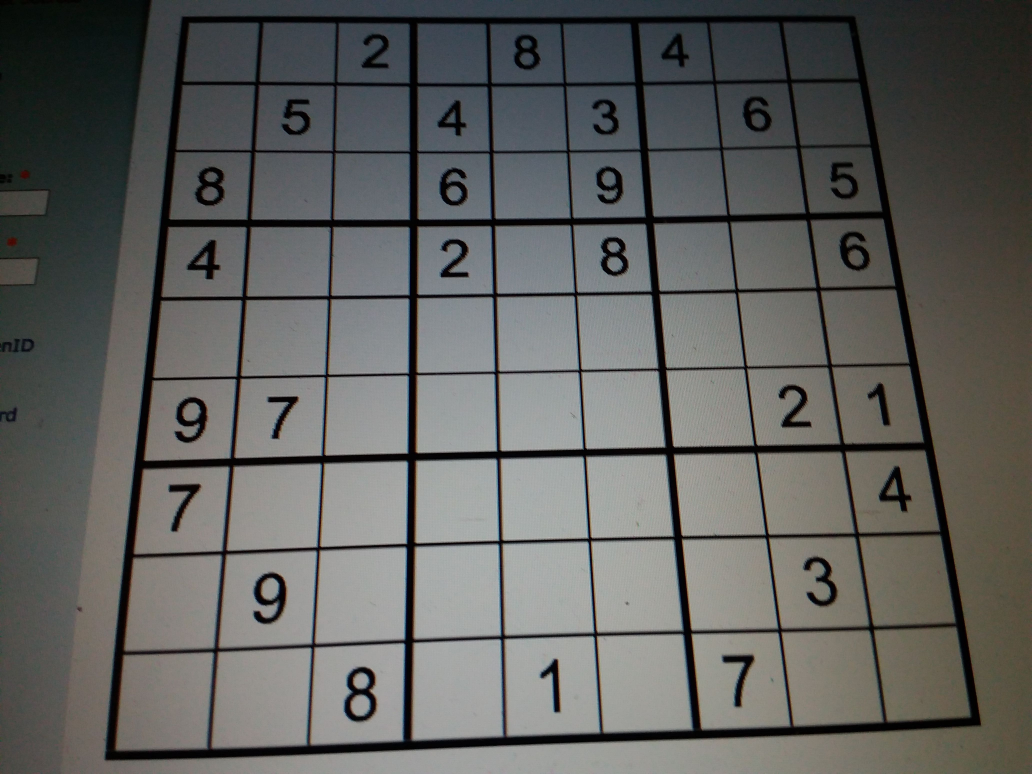
//> input picture data/img1.jpg, 4128 x 3096 px (shown at 1/4 size)
$ ./test3 data/img1.jpg   (built with g++ and OpenCV 4)
//> lines starting //> are read from the running program, lines starting //| are printed output that depends on the picture; after the words box and inside, x2 and y2 are one past the last pixel; in counts of white or black regions, pixels touching at a corner belong together
### sudoku_solver.h
#include<iostream>
using namespace std;
// [57 lines left out: functions possible, next, sudoku, solve, not called in this run]

### test3.cpp
#ifndef STD_LIBS
#define STD_LIBS
#include "opencv2/imgproc/imgproc.hpp"
#include <tesseract/baseapi.h>
#include <leptonica/allheaders.h>
#include "opencv2/highgui/highgui.hpp"
#include "sudoku_solver.h"
#include "reproject.h"
#include <cstdlib>
#include <iostream>
#include <cstdio>
#include <cstring>
#include <algorithm>
#include <vector>
#include <map>
#include <set>
#endif

#define RM_WHITE 3
#define THRESH_CONT_AREA 0
#define THRESH_VALUE 100
#define THRESH_NUM_DIFF 3.00
#define AREA_THRESH_MIN 2200
#define AREA_THRESH_MAX 2700
#define THRESH_VAR 0
#define Square(a) ((a)*(a))

using namespace std;
using namespace cv;
vector<vector<Point> > contours, transf_contours, transf_contours2;
vector<vector<Point> > approx_poly;
vector<Vec4i> hierarchy, transf_hierarchy, transf_hierarchy2;
int sudoku_num[9][9];
Mat box[82];
const int BORDER_REMOVE_P = 0;

void swap_point(Point& p1, Point& p2) {
	Point temp;
	temp = p1;
	p1 = p2;
	p2 = temp;
}

void sort_boundaryPoints( vector<Point>& points ) {
	vector<Point>::iterator it,temp;
	int s = 1,x,y;
	while(s != 0) {
		s = 0;
		for(it = points.begin()+1 ; it != points.end() ; it++) {
			if((it-1)->x > it->x) {
				swap_point(*(it-1), *it);
				s++;
			}
		}
	}
	if(points[0].y > points[1].y) {
		swap_point(points[0],points[1]);
	}
	if(points[2].y < points[3].y) {
		swap_point(points[2],points[3]);
	}
}

int FindIndex( Point2f mid_pt, int cols, int rows ) {
	int i,j,mc=9999,mr=9999,ind_x,ind_y;
	for(i = 1 ; i <= 9 ; i++) {
		if ( abs(mid_pt.x - (2*i-1)*(cols/18)) < mc ) {
			ind_x = i-1;
			mc = abs(mid_pt.x - (2*i-1)*(cols/18));
		}
		if ( abs(mid_pt.y - (2*i-1)*(rows/18)) < mr ) {
			ind_y = i-1;
			mr = abs(mid_pt.y - (2*i-1)*(rows/18));
		}
	}
	return (9*ind_x + ind_y);
}

bool comp(const pair<int, int>&i, const pair<int, int>&j) {
	return i.second + i.first < j.second + j.first;
}

// [104 lines left out: functions remove_whiteBorders, bound_rect_error, adaptive_otsuThresholding, get_varience, not called in this run]
const int Thresh = 500;

// [15 lines left out: function can_be_no2, not called in this run]

bool can_be_Number( Mat& img, int width, int height ) {
	int i, j, cnt = 0, b = 0;
	double ratio, area = width*height, wh;
	Mat edge = Mat::zeros (img.rows, img.cols, CV_8UC1);
	for(i = RM_WHITE ; i < height - RM_WHITE ; i++) {
		for(j = RM_WHITE ; j < width - RM_WHITE ; j++) {
			int dx = ( img.at<uchar>(i,j+1) - img.at<uchar>(i,j) );
			int dy = ( img.at<uchar>(i+1,j) - img.at<uchar>(i,j) );
			if( dx*dx + dy*dy > Thresh ) {
				edge.at<uchar>(i,j) = 0;
				++cnt;
			}
			else
				edge.at<uchar>(i,j) = 255;
		}
		//if( abs(img.at<uchar>(j,i) - img.at<uchar>(j,i-1)) >= THRESH_NUM ) cnt++;
	}
	int num = (double)(THRESH_NUM_DIFF/100.00)*(area);
	return ( cnt >= num);
}


int check[82] = {0};

int main (int argc, char *argv[]) {

	//////////////////////////////////////// INITIALIZATION /////////////////////////////////
	Mat src, img = imread(argv[1]);
//> img is the input picture: 3096 rows x 4128 cols, CV_8UC3; mean B, G, R 94.1, 96.5, 96
	Mat persp_transf, sudoku_box;
	resize( img, img, Size(500,500) );
//> img: 500 rows x 500 cols, CV_8UC3
	imshow ("Original Image", img);
	//waitKey(0);
	cout << " img  dimensions : " << img.rows << " " << img.cols << " " << img.type() << " " << img.channels() << endl;
//|  img  dimensions : 500 500 16 3
	Mat M,kernel;
	src = img.clone();
	const int w = img.cols, h = img.rows;
	double contour_areas=0,temp;
	int count = 0,i,j,T,r,b,c,thresh=200;
	vector<Point> corners;
	Point2f transf_pts[4],corner_pts[4];

	cvtColor( img, img, COLOR_BGR2GRAY );
//> img: 500 rows x 500 cols, CV_8UC1
	sudoku_box = Mat::zeros( img.rows, img.cols, CV_8UC1 );
	GaussianBlur( img, img, Size(5,5), 0, 0, BORDER_DEFAULT );
	kernel = getStructuringElement( MORPH_RECT, Size(3,3) );

	//erode( img, img, kernel, Point(-1,-1), 1 );
	//dilate( img, img, kernel, Point(-1,-1), 1 );
	//threshold( persp_transf_8UC1, persp_transf_8UC1, 0, 255, CV_THRESH_BINARY_INV | CV_THRESH_OTSU );
	adaptiveThreshold( img, img, 255, ADAPTIVE_THRESH_GAUSSIAN_C, THRESH_BINARY, 11, 2 );
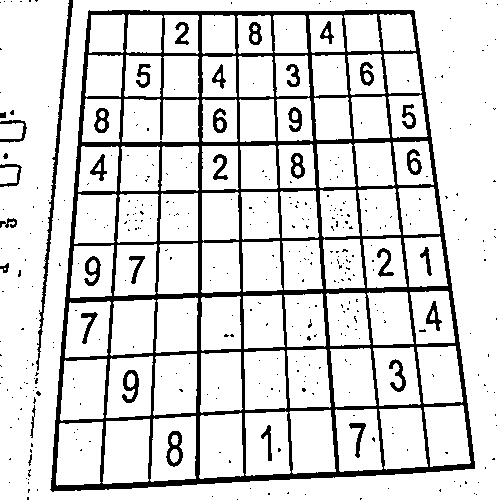
//> img: 500 rows x 500 cols, CV_8UC1; 85.1% white; 393 black regions (357 under 20 px), largest, box (x1, y1, x2, y2) and area: (50, 10, 475, 492) 29580, (36, 0, 73, 371) 1247, (166, 431, 183, 467) 302
	for(i = 0 ; i < img.rows ; i++) {
		for(j = 0 ; j < img.cols ; j++) {
			if(img.at<uchar>(i,j) > 200) img.at<uchar>(i,j) = 0;
			else img.at<uchar>(i,j) = 255;
		}
	}
//> img: 500 rows x 500 cols, CV_8UC1; 14.9% white; 393 white regions (357 under 20 px)
	persp_transf = Mat::zeros( img.rows, img.cols, CV_8UC1 );
	persp_transf.setTo(Scalar(255));
	////////////////////////////////////////////////////////////////////////////////////////

	////////////////////////////// FINDING SUDOKU BOX /////////////////////////////////////
	findContours( img, contours, hierarchy, RETR_TREE, CHAIN_APPROX_SIMPLE);
//> contours = 493 contours, 361 with area under 20; largest, box (x1, y1, x2, y2) and area: (50, 10, 475, 492) 176396, (121, 98, 200, 143) 3218, (101, 418, 151, 485) 2878, (149, 415, 197, 483) 2841, (55, 421, 104, 487) 2792
	int idx = 0;
	for(i = 0, j = 0 ; i < contours.size() ; i++) {
		temp = contour_areas;
		contour_areas = max(contour_areas,(contourArea(contours[i],false)));
		if(contour_areas != temp) j = i;
	}
//> this loop made 493 passes
//> (temp, contour_areas) on passes 35 to 37: (10, 27.5), (27.5, 27.5), (27.5, 27.5)
//> after the loop, contour_areas = 176396.5
	drawContours( sudoku_box, contours, j, Scalar(255), 2, 8 );
//> sudoku_box: 500 rows x 500 cols, CV_8UC1; 2.1% white; 1 white region


	approx_poly.resize(1);
	approxPolyDP( contours[j], approx_poly[0], 0.01*arcLength(contours[j], true), true);  // OBTAINING CORNER POINTS
//> approx_poly = 1 contour; box (x1, y1, x2, y2) and area: (50, 10, 475, 490) 175371

	vector<Point>::iterator it;

	sort_boundaryPoints(approx_poly[0]);
//> the loop in sort_boundaryPoints, `while(s != 0)` made 2 passes
//> s on passes 1 to 2: 2, 0
//> after the loop in sort_boundaryPoints, `while(s != 0)`: s = 0
//> in swap_point, `temp = p1;`: temp = Point(50, 489)
//> in swap_point, `p1 = p2;`: p1 = Point(89, 10)
//> in swap_point, `p2 = temp;`: p2 = Point(50, 489)
//> in sort_boundaryPoints, `swap_point(points[0],points[1]);`: points = 4 Points (x, y): [89, 10], [50, 489], [414, 11], [474, 468]
//> in sort_boundaryPoints, `swap_point(points[2],points[3]);`: points = 4 Points (x, y): [89, 10], [50, 489], [474, 468], [414, 11]

	drawContours( sudoku_box, approx_poly, 0, Scalar(255), 2, 8 );
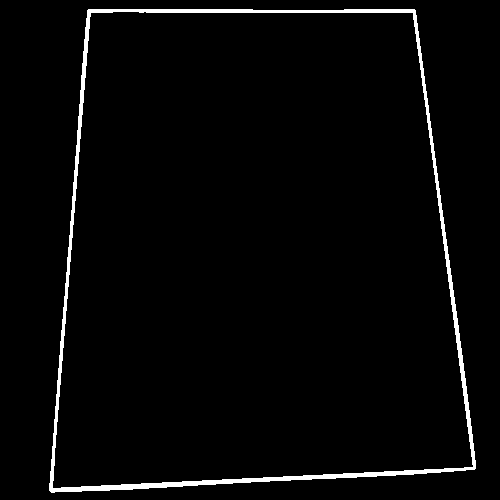
//> sudoku_box: 500 rows x 500 cols, CV_8UC1; 2.6% white; 1 white region, box (x1, y1, x2, y2) and area: (49, 9, 476, 493) 6556
	//imshow("sudoku_box",sudoku_box);
	//waitKey(0);
	////////////////////////////////////////////////////////////////////////////////////////////

	///////////////////////////// PERSPECTIVE TRANSFORMATION ///////////////////////////////////
	i = 0;
	for(it = approx_poly[0].begin() ; it != approx_poly[0].end() ; it++) {
		corner_pts[i] = Point2f( it->x, it->y );
		i++;
	}
//> this loop made 4 passes
//> after the loop, i = 4
	transf_pts[0] = Point2f(0,0);
	transf_pts[1] = Point2f(0,img.rows);
	transf_pts[2] = Point2f(img.cols,img.rows);
	transf_pts[3] = Point2f(img.cols,0);

	M = getPerspectiveTransform( corner_pts, transf_pts);
//> M = [[1.48, 0.12, -132.7], [-0.0042, 1.37, -13.29], [-0.000112, 0.000643, 1]]
	Mat inv_M =  getPerspectiveTransform( transf_pts, corner_pts);
//> inv_M = [[0.681, -0.102, 89], [0.00282, 0.725, 10], [7.43e-05, -0.000478, 1]]
	Mat src_gray, contours_img, num_extraction_img;
	warpPerspective( src, persp_transf, M, persp_transf.size(), INTER_LINEAR, BORDER_CONSTANT);
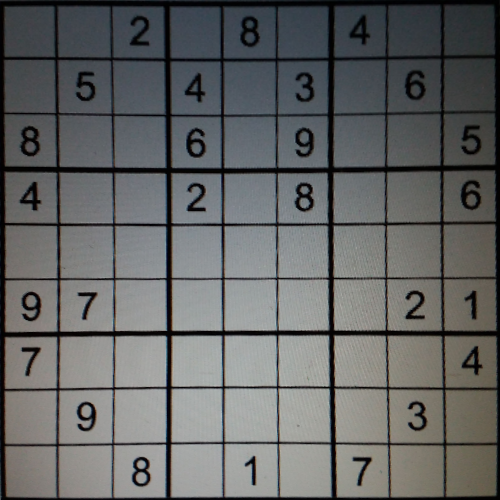
//> persp_transf: 500 rows x 500 cols, CV_8UC3; mean B, G, R 100.7, 101, 99.6
	Mat persp_transf_8UC1;
	cvtColor(persp_transf, persp_transf_8UC1, COLOR_BGR2GRAY);
	//threshold( persp_transf_8UC1, persp_transf_8UC1, 0, 255, CV_THRESH_BINARY_INV | CV_THRESH_OTSU );
	//imshow("tesr", persp_transf_8UC1);

	GaussianBlur( persp_transf_8UC1, persp_transf_8UC1, Size(5,5), 0, 0, BORDER_DEFAULT );
	kernel = getStructuringElement( MORPH_RECT, Size(3,3) );
	//dilate( persp_transf_8UC1, persp_transf_8UC1, kernel, Point(-1,-1), 1 );
	//erode( persp_transf_8UC1, persp_transf_8UC1, kernel, Point(-1,-1), 1 );
	adaptiveThreshold( persp_transf_8UC1, persp_transf_8UC1, 255, ADAPTIVE_THRESH_GAUSSIAN_C, THRESH_BINARY_INV, 11, 0 );
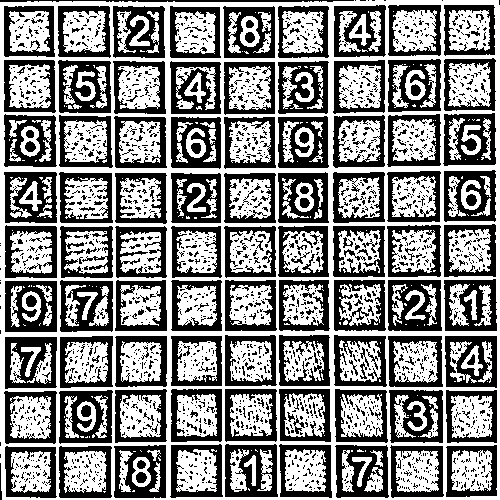
//> persp_transf_8UC1: 500 rows x 500 cols, CV_8UC1; 52.8% white; 2056 black regions (1860 under 20 px), largest, box (x1, y1, x2, y2) and area: (388, 280, 442, 331) 1887, (389, 390, 443, 443) 1824, (58, 60, 111, 113) 1785
	//threshold( persp_transf_8UC1, persp_transf_8UC1, 0, 255, CV_THRESH_BINARY_INV | CV_THRESH_OTSU );

	////////////////////////////////////////////////////////////////////////////////////////////

	/////////////////////////////////////////////////////// SEGMENTING SMALL BOXES ////////////////////////////////////////////
	int k,q,fl=0;
	Mat dummy2,persp_transf_8UC1_contours = Mat::zeros(img.rows, img.cols, CV_8UC1);
	dummy2 = persp_transf_8UC1.clone();
	//num_extraction_img = persp_transf_8UC1.clone();

	//resize( dummy2, dummy2, Size(2*dummy2.cols, 2*dummy2.rows) );
	dilate( dummy2, dummy2, kernel, Point(-1,-1), 1 );
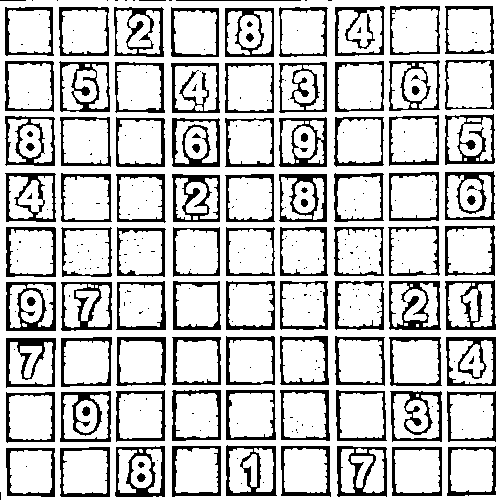
//> dummy2: 500 rows x 500 cols, CV_8UC1; 77.9% white; 281 black regions (178 under 20 px)
	//erode( dummy2, dummy2, kernel, Point(-1,-1), 1 );
	findContours( dummy2, transf_contours, transf_hierarchy, RETR_TREE, CHAIN_APPROX_SIMPLE);
//> transf_contours = 422 contours, 199 with area under 20; largest, box (x1, y1, x2, y2) and area: (0, 0, 500, 500) 248797, (389, 390, 443, 443) 2608, (59, 390, 112, 443) 2600, (225, 444, 278, 497) 2598, (388, 336, 443, 387) 2586; transf_hierarchy = 422 items, first 8: [-1, -1, 1, -1], [4, -1, 2, 0], [-1, -1, 3, 1], [-1, -1, -1, 2], [6, 1, 5, 0], [-1, -1, -1, 4], [8, 4, 7, 0], [-1, -1, -1, 6]
	//drawContours( persp_transf_8UC1_contours, transf_contours, -1, Scalar(100), 2, 8 );


	/*for(k = 0 ; k <= 30 ; k++) {
		if(persp_transf_8UC1.at<uchar>(k,persp_transf_8UC1.rows/3) >= 200) {
		floodFill( persp_transf_8UC1, Point(k,persp_transf_8UC1.rows/3), Scalar(0));
		fl = 1;
		}
		}*/

	//cin >> q;
	int t = 0,box_index,i1,i2;
	Point2f mid_pt = Point2f(0,0), small_boxes[82][4];

	/*for(i = 0 ; i >= 0 ; i = transf_hierarchy[i][0]) {
		drawContours( persp_transf_8UC1_contours, transf_contours, i, Scalar(100), 2, 8 );
		drawContours( boxes[t], transf_contours, i, Scalar(0), 2, 8);
		t++;
		}*/
	vector<vector<Point> > approx_poly_boxes;
	vector<pair<float, float> > box_vertices;
	pair<float, float> tempr;
	vector<pair<float, float> >::iterator itt;
	contour_areas = 0;

	//////////////////////////////// Finding contour with max. area, whose child will be the 81 boxes ////////////////////////
	for(i = 0, box_index = 0 ; i < transf_contours.size() ; i = transf_hierarchy[i][0]) {
		temp = contour_areas;
		contour_areas = max(contour_areas,(contourArea(transf_contours[i],false)));
		if(contour_areas != temp) box_index = i;
	}
//> this loop made 1 pass
//> contour_areas on pass 1: 248797
//> after the loop, contour_areas = 248797
	//////////////////////////////////////////////////////////////////////////////////////////////////////////////////////////
	for(i = 0 ; i < 82 ; i++) check[i] = 0;

	count = 0;
	double area, avg_rows = 0, avg_cols = 0;
	for(i = transf_hierarchy[box_index][2] ; i >= 0 ; i = transf_hierarchy[i][0]) {
		if(contourArea(transf_contours[i],false) > 100) {
			drawContours( persp_transf_8UC1_contours, transf_contours, i, Scalar(255), 1, 8 );

			approx_poly_boxes.resize(1);
			vector < vector<Point> > hull (1);
			approxPolyDP( transf_contours[i], approx_poly_boxes[0], 0.0475*arcLength(transf_contours[i], true), true);  // OBTAINING CORNER POINTS
			convexHull ( Mat(approx_poly_boxes[0]), hull[0], false );
			mid_pt = Point2f(0,0);

			area =  contourArea(hull[0]);
			if (area < AREA_THRESH_MIN || area > AREA_THRESH_MAX) continue;
			avg_rows += sqrt(area);

			for(it = hull[0].begin() ; it != hull[0].end() ; it++) {
				mid_pt += Point2f( (it->x), (it->y) );
				box_vertices.push_back( make_pair(it->x, it->y) );
			}
			mid_pt.x /= 4;
			mid_pt.y /= 4;

			sort( box_vertices.begin(), box_vertices.end(), comp );
			itt = box_vertices.begin();
			if( (itt+1)->first < (itt+2)->first ) {
				tempr = *(itt+1);
				*(itt+1) = *(itt+2);
				*(itt+2) = tempr;
			}
			count++;
			int index = FindIndex( mid_pt, img.cols, img.rows );
			 t++;
			i1 = 0;
//			if (box_vertices.size() != 4) cout << index << " " << box_vertices.size() << endl;
			//cout << count << " " << approx_poly_boxes[0].size() << " :- " << endl;
			for(itt = box_vertices.begin() ; itt != box_vertices.end() ; itt++) {
				small_boxes[index][i1] = Point2f( itt->first, itt->second );
				i1++;
				//cout << itt->first << " " << itt->second << endl;
			}
			//cout << " mp : " << mid_pt.x << " " << mid_pt.y << endl;
			//cout << index <<  endl;
			check[index]++;
			//cout << endl;
			box_vertices.erase( box_vertices.begin(), box_vertices.end() );
			approx_poly_boxes[0].erase( approx_poly_boxes[0].begin(), approx_poly_boxes[0].end() );
		}
	}
//> this loop made 81 passes
//> (i, area, avg_rows, tempr, index) on passes 69, 70, 71, 74, 75: (364, 2476, 3397.6, (59, 110), 10), (368, 2452, 3447.2, (4, 110), 1), (373, 2403, 3496.2, (444, 108), 73), (392, 2356, 3644, (278, 55), 45), (395, 2354, 3692.5, (170, 55), 27)
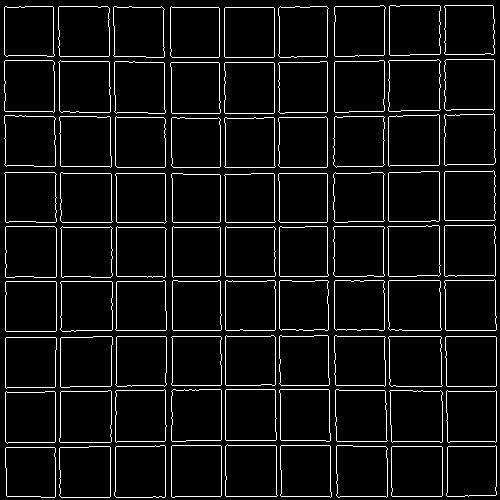
//> persp_transf_8UC1_contours: 500 rows x 500 cols, CV_8UC1; 6.4% white in thin lines or dots
	//erode( persp_transf_8UC1, persp_transf_8UC1, kernel, Point(-1,-1), 1 );
	//dilate( persp_transf_8UC1, persp_transf_8UC1, kernel, Point(-1,-1), 1 );
	////////////////////////////////////////////////////////////////////////////////////////////////////////////////////////////////////////
	avg_rows /= t;
	int side = avg_rows/2;

	double rw = img.rows, cl = img.cols;
	for (int i = 0 ; i < 81 ; ++i) {
		if (check[i]) continue;
		double x = (int)i/9, y = (int)i%9;
		double mid_x = (rw/18 + (rw/9)*x), mid_y = (cl/18 + (cl/9)*y);
		small_boxes[i][0] = Point2f ( mid_x - side, mid_y - side );
		small_boxes[i][3] = Point2f ( mid_x + side, mid_y + side );
	}
//> this loop made 81 passes


	///////////////////////findContours( persp_transf_8UC1_contours,

	cout << "t = " << t << endl;
//| t = 81
	//namedWindow("boxes_cont",WINDOW_NORMAL);
	resize( persp_transf_8UC1_contours, persp_transf_8UC1_contours, Size(img.cols, img.rows) );
	//imshow("boxes_cont",persp_transf_8UC1_contours);
	//waitKey(0);

	//imshow( "TEST", boxes[q]);

	Mat temp_box, dummy, dummy3, temp_out;

	dummy3 = Mat::zeros( img.rows, img.cols, CV_8UC1 );

	vector<Mat>::iterator mit;
	for(i = 0 ; i < 82 ; i++) {
		Mat temp_out(img.rows, img.cols, CV_8UC1, Scalar::all(255));
		temp_out.copyTo(box[i]);
	}
	temp_out = Mat::zeros(img.cols, img.rows, CV_8UC1 );

	for(i = 0 ; i < 81 ; i++) {
		rectangle( temp_out, small_boxes[i][0], small_boxes[i][3], Scalar(255), 1, 8, 0);
	}
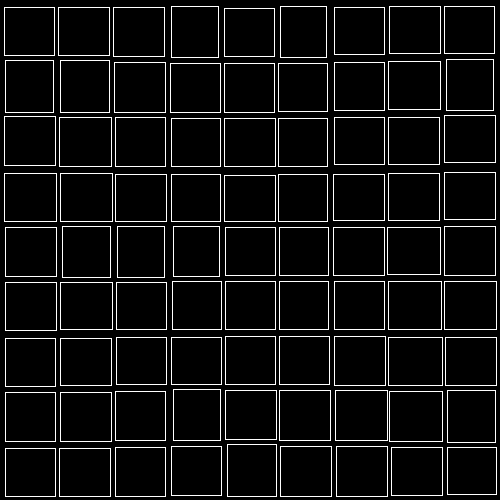
//> temp_out: 500 rows x 500 cols, CV_8UC1; 6.4% white in thin lines or dots
	//namedWindow("display2",WINDOW_NORMAL);
	//imshow("display2",temp_out);
	//waitKey(0);

	//fill_smallBoxes(

	temp_box = Mat::zeros( img.rows/3, img.cols/3, CV_8UC1 );
	int iter,max;
	Point2f p1,p2,p3,p4;
	double areas;
	int width, height, out[9][9];
	char *ch,ch1;

	for(i = 0 ; i < 81 ; i++) out[i/9][i%9] = 0;

	c = persp_transf.cols; r = persp_transf.rows;
	Rect bound_rect;

	int ct = 0;

	for(i = 0 ; i < 9 ; i++) {
		for(j = 0 ; j < 9 ; j++) {
			p1 = small_boxes[i*9+j][0];
			p2 = small_boxes[i*9+j][1];
			p3 = small_boxes[i*9+j][2];
			p4 = small_boxes[i*9+j][3];
			width = p4.x - p1.x;
			height = p4.y - p1.y;
			c = persp_transf.cols; r = persp_transf.rows;
			Rect R( p1.x, p1.y, width, height );
			dummy3.setTo(Scalar(255));
			if(0 <= R.x && 0 <= R.width && R.x + R.width <= c && 0 <= R.y && 0 <= R.height && R.y + R.height <= r)
				dummy3 = persp_transf(R);
			else {
				bound_rect_error( R, c, r );
			}

			Mat gray_box = Mat::zeros( dummy3.size(), CV_8UC1 );
			cvtColor( dummy3, gray_box, COLOR_BGR2GRAY );
			//GaussianBlur( box[i*9+j], box[i*9+j], Size(7,7), 0, 0, BORDER_DEFAULT );
			int Thresh = threshold( gray_box, box[i*9+j], 0, 255, CV_THRESH_BINARY_INV | CV_THRESH_OTSU );
			////cout << Thresh << endl;
			////double var = get_varience ( Thresh, gray_box );
			////var = sqrt(var);
			//adaptive_otsuThresholding( box[i*9+j], box[i*9+j], 0, 255 );
			erode( box[i*9+j], box[i*9+j], kernel, Point(-1,-1), 1 );

			bool number = can_be_Number( gray_box, width, height );
			////Mat dummy5 = box[i*9+j].clone();
			////double arr = can_be_no2 ( dummy5 );


			//q = 73;
			//adaptiveThreshold( box[9*i+j], box[9*i+j], 255, ADAPTIVE_THRESH_GAUSSIAN_C, THRESH_BINARY_INV, 11, 0 );
			if(number) {
				////cout << arr;

				////cout << "  " << i << " " << j << endl;
				//remove_whiteBorders( box[i*9+j], width, height, Scalar(0) );
				//cout << ct << endl;
			  //copyMakeBorder( box[i*9+j], box[i*9+j], 4, 4, 4, 4, BORDER_CONSTANT );
				//findContours( box[i*9+j], transf_contours, transf_hierarchy, RETR_TREE, CHAIN_APPROX_SIMPLE);
				/*
				if(i*9+j == q) {
					imshow("box[q]_thresholded", box[i*9+j]);
					waitKey(0);
			  }
				*/
			//drawContours( box[i*9+j], transf_contours, -1, Scalar(255), CV_FILLED, 8 );

				dummy = Mat::zeros( img.rows/8, img.cols/8, CV_8UC1 );
				dummy.setTo(Scalar(255));

				dummy = box[i*9+j].clone();

				areas = 0;
				contour_areas = 0;
				findContours( dummy, transf_contours2, transf_hierarchy2, RETR_TREE, CHAIN_APPROX_SIMPLE );
				for(iter = 0, max = 0 ; iter < transf_contours2.size() ; iter++) {
					temp = areas;
					areas = ( areas > (contourArea(transf_contours2[iter],false)) ? areas : (contourArea(transf_contours2[iter],false)) );
					if(areas != temp) max = iter;
				}

				if(transf_contours2.size()) {
					bound_rect = boundingRect( (transf_contours2[max]) );
					c = box[i*9+j].cols; r = box[i*9+j].rows;
					if(0 <= bound_rect.x && 0 <= bound_rect.width && bound_rect.x + bound_rect.width <= c && 0 <= bound_rect.y && 0 <= bound_rect.height && bound_rect.y + bound_rect.height <= r)
						temp_box = box[i*9+j](bound_rect);
					else
						bound_rect_error( bound_rect, c, r );
					resize( temp_box, temp_box, Size(22,22) );
					copyMakeBorder( temp_box, temp_box, 4, 4, 4, 4, BORDER_CONSTANT );
				}
				else {
					continue;
				}

				/*temp_box = dummy3(bound_rect);
					cvtColor( temp_box, temp_box, COLOR_BGR2GRAY );
				 */

				threshold( temp_box, temp_box, 0, 255, CV_THRESH_BINARY_INV | CV_THRESH_OTSU );


				/*resize( temp_box, temp_box, Size(22,22) );
					copyMakeBorder( temp_box, temp_box, 4, 4, 4, 4, BORDER_CONSTANT );
				 */
				/*
				if(i*9+j == q) {
					namedWindow("GAF",WINDOW_NORMAL);
					imshow("GAF",temp_box);
					waitKey(0);
				}
				*/

				//resize( box[i*9+j], box[i*9+j], Size(img.cols/4,img.rows/4) );

//> (the run ends here: the program needs code that is not available in this run, at `tesseract::TessBaseAPI tess;`)
